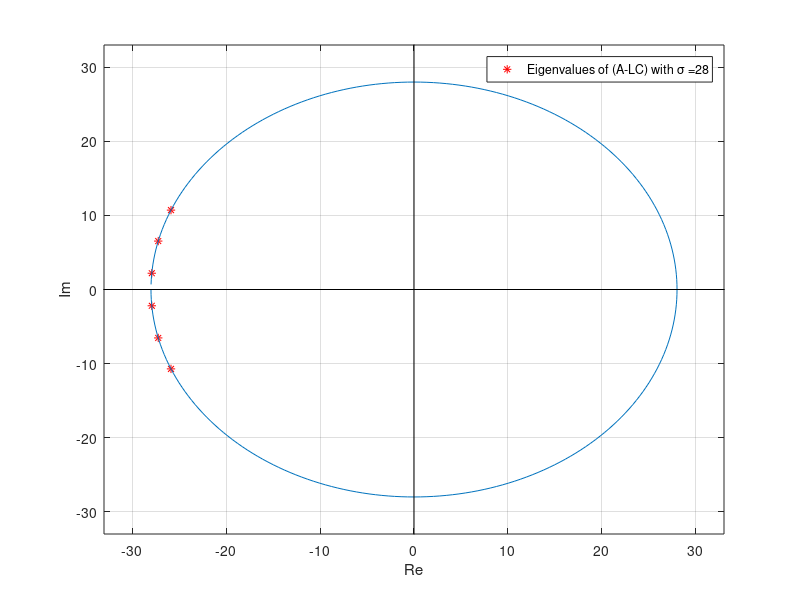

MATLAB code for this plot:
% FOR HELICOPTER NR 3-10
% This file contains the initialization for the helicopter assignment in
% the course TTK4115. Run this file before you execute QuaRC_ -> Build 
% to build the file heli_q8.mdl.

% Oppdatert h�sten 2006 av Jostein Bakkeheim
% Oppdatert h�sten 2008 av Arnfinn Aas Eielsen
% Oppdatert h�sten 2009 av Jonathan Ronen
% Updated fall 2010, Dominik Breu
% Updated fall 2013, Mark Haring
% Updated spring 2015, Mark Haring


%%%%%%%%%%% Calibration of the encoder and the hardware for the specific
%%%%%%%%%%% helicopter
Joystick_gain_x = 0.8;
Joystick_gain_y = -1;


%%%%%%%%%%% Physical constants
g = 9.81; % gravitational constant [m/s^2]
l_c = 0.46; % distance elevation axis to counterweight [m]
l_h = 0.66; % distance elevation axis to helicopter head [m]
l_p = 0.175; % distance pitch axis to motor [m]
m_c = 1.92; % Counterweight mass [kg]
m_p = 0.72; % Motor mass [kg]

%%%%%%%%%%% Found values
k_f = 0.154;
v_s_star = 6.5;
j_p = 2*m_p*(l_p)^2;
j_e = m_c*(l_c)^2 + 2*m_p*(l_h)^2;
j_lambda = m_c*(l_c)^2 + 2*m_p*((l_h)^2 + (l_p)^2);
L_1 = l_p * k_f;
L_2 = g*(m_c*l_c-2*m_p*l_h);
L_3 = k_f*l_h;
L_4 = -k_f*l_h;
k1 = L_1/(j_p);
k2 = L_3/j_e;
k3 = -(L_4*L_2)/(j_lambda*L_3);

%%%%%%%%%%%%%%% Part 3

%%%%%%%%%%%%%%% Problem 1

A0 = [0, 1, 0; 
     0, 0, 0; 
     0, 0, 0];

B0 = [0, 0; 
     0, k1; 
     k2, 0];
 
C0 = [1, 0 ,0;
      0, 0, 1];
 
R = [0.1, 0;%vs
     0, 10];%vd
 
Q0 = diag([100, 30, 1000]);

K0 = lqr(A0, B0, Q0, R);

         %p  &p_r  &e_r gam zeta
Q = diag([200, 300, 400, 100, 500]);%edot  

 
A = [A0 ,  zeros(3,2);
    C0,  zeros(2,2)];

B = [B0         ;
     zeros(2,2)];
     
C = [C0, zeros(2,2)];  

K = lqr(A, B, Q, R);

P = inv(C0*inv(B0*K0-A0)*B0);

%%%%%%% Part 4

%%%%Problem 2

A_e =  [[0  1 0 0 0 0]
        [0  0 0 0 0 0]
        [0  0 0 1 0 0]
        [0  0 0 0 0 0]
        [0  0 0 0 0 1]
        [k3 0 0 0 0 0]];
    
B_e =  [[0  0]
        [0  k1]
        [0  0]
        [k2 0]
        [0  0]
        [0  0]];
    
C_e =  [[1 0 0 0 0 0]
        [0 0 1 0 0 0]
        [0 0 0 0 1 0]];

  
observer = obsv(A_e, C_e);
rank(observer)

poles = zeros(6,1);
omegac = 28;
for i = 0:2
    poles(i+1) = omegac * exp(1j*(i*pi/20+pi/2+3*pi/8));
end
for i = 4:6
    poles(i) = conj(poles(i-3));
end

%%% Ploting poles
plot(real(poles),imag(poles),'r*');
hold on;


%%Plot circle
n = 256;
dPhi = 2*pi/n;
phi = (-pi:dPhi:pi-dPhi);
z = omegac*exp(1j*phi);
C = [ real(z) ; imag(z) ];
plot(z);

%plot axis
line([0 0], [-omegac-10 omegac+10],'color','k','linewidth',0.5) %y-axis
line([-omegac-10 omegac+10], [0 0],'color','k','linewidth',0.5) %x-axis 

legend(strcat('Eigenvalues of (A-LC) with \sigma =', num2str(omegac)));
xlabel('Re');
ylabel('Im');
grid on;
axis([-omegac-5,omegac+5,-omegac-5,omegac+5])
L = place(A_e',C_e',poles)';
    
A_est = A_e-L*C_e;
eig(A_est)




%%%%%%%%%% Problem 3

C_elambda = [[0 0 1 0 0 0]
             [0 0 0 0 1 0]];
         
C_pe = [[1 0 0 0 0 0]
        [0 0 1 0 0 0]];

observer_elambda = obsv(A_e,C_elambda); % Full rank

ovserver_pe = obsv(A_e,C_pe); % Ikke full rank



    
